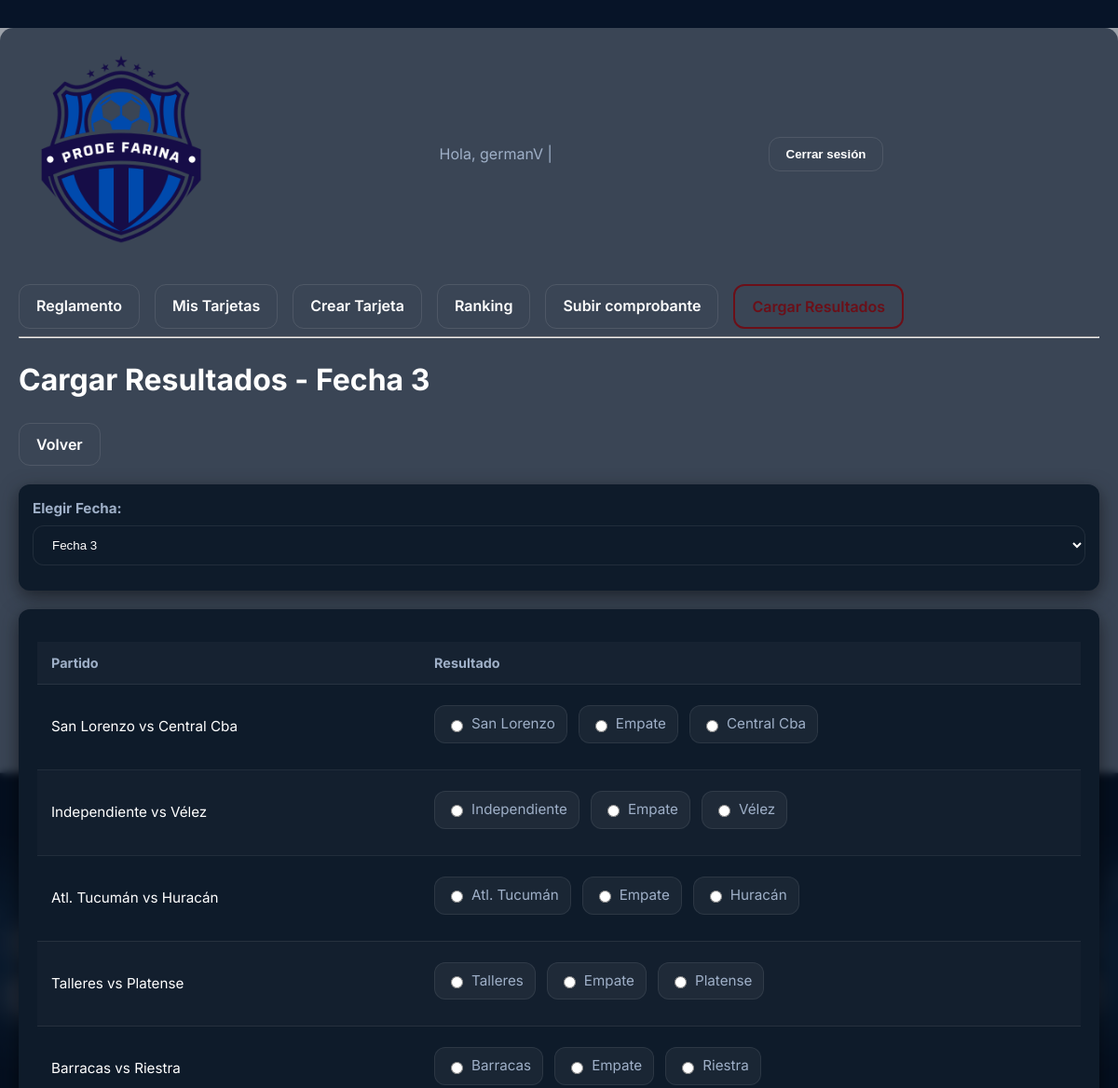
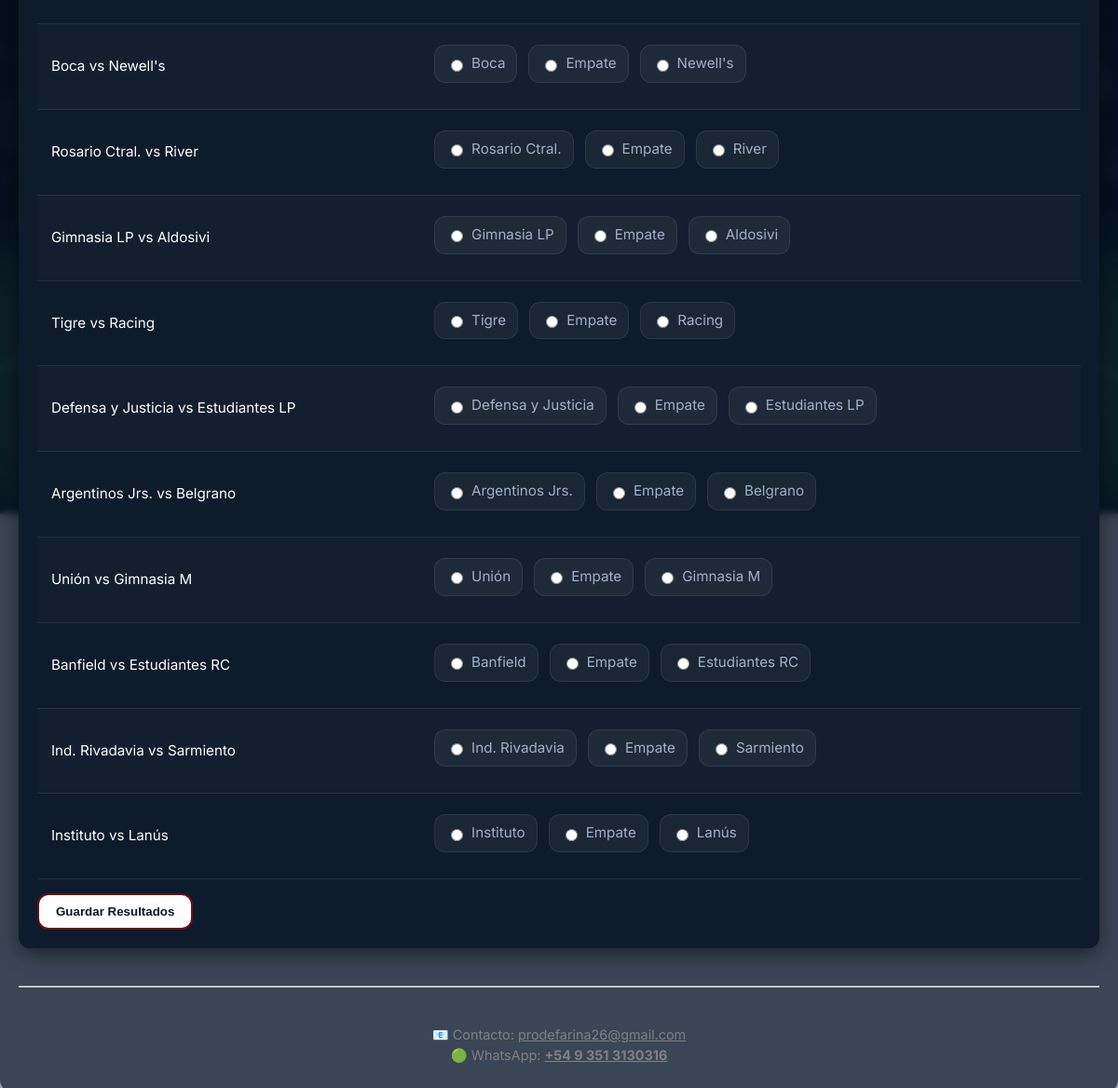
Screenshot of /fecha/5/cargar_resultados/ (signed in) with the database file from the repository (2 pictures, top to bottom).
### prode_app/models.py (models this page shows, shortened)
class Usuario(AbstractUser):
    telefono = models.CharField(max_length=20, blank=True, null=True)
    cvu_alias = models.CharField(max_length=50, blank=True, null=True)

class Fecha(models.Model):
    numero = models.PositiveIntegerField()
    descripcion = models.CharField(max_length=100, blank=True, null=True)
    inicio_fecha = models.DateTimeField(
        blank=True,
        null=True,
        help_text="Hora del primer partido."
    )
    cierre_prode = models.DateTimeField(
        blank=True,
        null=True,
        help_text="Límite para crear y pagar tarjetas."
    )
    pozo_enviado = models.BooleanField(default=False)
    pozo_total = models.IntegerField(blank=True, null=True)

class Partido(models.Model):
    OPCIONES = [
        (1, "Local"),
        (2, "Empate"),
        (3, "Visitante"),
    ]
    fecha = models.ForeignKey(Fecha, on_delete=models.CASCADE)
    local = models.ForeignKey(Equipo, on_delete=models.CASCADE, related_name="partidos_local")
    visitante = models.ForeignKey(Equipo, on_delete=models.CASCADE, related_name="partidos_visitante")
    resultado_real = models.IntegerField(choices=OPCIONES, blank=True, null=True)

class Equipo(models.Model):
    nombre = models.CharField(max_length=50)
    escudo = models.ImageField(upload_to="escudos/", blank=True, null=True)

### prode_app/views.py (the view, shortened to what this page needs)
# urls.py: path("fecha/<int:fecha_id>/cargar_resultados/", login_required(views.cargar_resultados), name="cargar_resultados"),
@login_required
def cargar_resultados(request, fecha_id=None):
    if not request.user.is_superuser:
        raise PermissionDenied("No tenés permiso para esto.")
    todas_fechas = Fecha.objects.order_by("numero")
    fecha_id_get = request.GET.get('fecha_id')
    if fecha_id_get:
        fecha = get_object_or_404(Fecha, id=fecha_id_get)
    elif fecha_id:
        fecha = get_object_or_404(Fecha, id=fecha_id)
    else:
        fecha = todas_fechas.first()
    if not fecha:
        return render(request, "prode_app/cargar_resultados.html", {
            "mensaje": "No hay fechas cargadas."
        })
    partidos = Partido.objects.filter(fecha=fecha)
    return render(request, "prode_app/cargar_resultados.html", {
        "fecha": fecha,
        "partidos": partidos,
        "todas_fechas": todas_fechas
    })

### prode_app/context_processors.py (called while the page is built)
def fecha_activa(request):
    fecha = Fecha.objects.order_by('-id').first()
    return {
        'fecha': fecha
    }

### prode_app/templates/prode_app/cargar_resultados.html (shortened to what this page needs)
{% extends "prode_app/base.html" %}
{% block content %}
<h1>Cargar Resultados - Fecha {{ fecha.numero }}</h1>
<div style="margin-bottom:20px;">
    <a href="{% url 'mis_tarjetas' %}" class="button secondary">Volver</a>
</div>
<div class="card" style="padding:15px; margin-bottom:20px;">
    <form method="GET" id="fechaForm">
        <label for="fecha_id"><strong>Elegir Fecha:</strong></label>
        <select name="fecha_id" onchange="document.getElementById('fechaForm').submit();">
            {% for f in todas_fechas %}
                <option value="{{ f.id }}" {% if f.id == fecha.id %}selected{% endif %}>
                    Fecha {{ f.numero }}
                </option>
            {% endfor %}
        </select>
    </form>
</div>
{% if partidos %}
<div class="card">
<form method="post">
    <table class="table">
        <thead>
            <tr>
                <th>Partido</th>
                <th>Resultado</th>
            </tr>
        </thead>
        <tbody>
        {% for partido in partidos %}
            <tr>
                <td>{{ partido.local.nombre }} vs {{ partido.visitante.nombre }}</td>
                <td>
                    <div class="radio-group">
                        <label>
                            <input type="radio"
                                   name="partido_{{ partido.id }}"
                                   value="1"
                                   {% if partido.resultado_real == 1 %}checked{% endif %}>
                            {{ partido.local.nombre }}
                        </label>
                        <label>
                            <input type="radio"
                                   name="partido_{{ partido.id }}"
                                   value="2"
                                   {% if partido.resultado_real == 2 %}checked{% endif %}>
                            Empate
                        </label>
                        <label>
                            <input type="radio"
                                   name="partido_{{ partido.id }}"
                                   value="3"
                                   {% if partido.resultado_real == 3 %}checked{% endif %}>
                            {{ partido.visitante.nombre }}
                        </label>
                    </div>
                </td>
            </tr>
        {% endfor %}
        </tbody>
    </table>
    <div style="margin-top:15px;">
        <button type="submit" class="button">Guardar Resultados</button>
    </div>
</form>
</div>
{% else %}
<p>No hay partidos para esta fecha.</p>
{% endif %}
{% endblock %}

### prode_app/templates/prode_app/base.html (shortened to what this page needs)
<!DOCTYPE html>
<html lang="es">
<head>
    {% load static %}
    <link rel="stylesheet" href="{% static 'style.css' %}">
</head>
<body class="bg-estadio">
<div class="container">
{% if user.is_authenticated %}
<header style="text-align:center;">
    <img src="{% static 'img/logo_prode.png' %}"
         alt="Prode Farina"
         class="logo-header">
    <p>
        Hola, {{ user.username }} |
        <form method="post" action="{% url 'logout' %}" style="display:inline;">
            <button type="submit" class="button secondary">Cerrar sesión</button>
        </form>
    </p>
</header>
<nav>
    <a href="{% url 'reglamento' %}" class="button {% if request.resolver_match.url_name == 'reglamento' %}active{% else %}secondary{% endif %}">Reglamento</a>
    <a href="{% url 'mis_tarjetas' %}" class="button {% if request.resolver_match.url_name == 'mis_tarjetas' %}active{% else %}secondary{% endif %}">Mis Tarjetas</a>
    <a href="{% url 'crear_tarjeta' %}" class="button {% if request.resolver_match.url_name == 'crear_tarjeta' %}active{% else %}secondary{% endif %}">Crear Tarjeta</a>
    {% if fecha %}
        <a href="{% url 'ranking_fecha' fecha.id %}" class="button {% if request.resolver_match.url_name == 'ranking_fecha' %}active{% else %}secondary{% endif %}">
            Ranking
        </a>
    {% endif %}
    <a href="{% url 'subir_comprobante' %}" class="button {% if request.resolver_match.url_name == 'subir_comprobante' %}active{% else %}secondary{% endif %}">
        Subir comprobante
    </a>
    {% if user.is_superuser and fecha %}
        <a href="{% url 'cargar_resultados' fecha.id %}"
           class="button {% if request.resolver_match.url_name == 'cargar_resultados' %}active boton-rojo{% else %}boton-rojo{% endif %}">
            Cargar Resultados
        </a>
    {% endif %}
</nav>
<hr>
{% else %}
<p style="text-align:center;">
    <a href="{% url 'login' %}" class="button secondary">Iniciar sesión</a>
    <a href="{% url 'registro' %}" class="button">Registrarse</a>
</p>
{% endif %}
{% block content %}
{% endblock %}
<hr style="margin-top:40px;">
<footer style="text-align:center; font-size:0.9em; color:gray; margin-bottom:10px;">
    📧 Contacto:
    <a href="mailto:prodefarina26@gmail.com" style="color:gray;">
        prodefarina26@gmail.com
    </a>
    <br>
    🟢 WhatsApp:
    <a href="https://wa.me/5493513130316" target="_blank"
       style="color:gray; font-weight:bold;">
        +54 9 351 3130316
    </a>
</footer>
</div>
</body>
</html>

### static/style.css (style rules this page uses)
:root { --bg: #071428; --card-bg: #0e1b2a; --accent: #6b0f18; --white: #ffffff; --muted: #9fb0c8; --radius: 12px; --gap: 16px; --transition: 0.25s ease-in-out; }
* { box-sizing: border-box; }
html, body { margin: 0; padding: 0; font-family: 'Inter', system-ui, sans-serif; color: var(--white); line-height: 1.5; background: var(--bg); min-height: 100vh; }
.button, .boton-rojo, .nav a.primary { display: inline-block; padding: 10px 18px; border-radius: var(--radius); font-weight: 600; cursor: pointer; border: 2px solid var(--accent); background: var(--white); color: var(--bg); text-decoration: none; transition: all var(--transition); }
.button.secondary { background: transparent; border: 1px solid rgba(255,255,255,0.1); color: var(--white); transition: all var(--transition); }
.boton-rojo { background: var(--accent); color: var(--white); border-color: var(--accent); }
nav a.active { border: 2px solid var(--accent); background: transparent; color: var(--accent); }
body.bg-estadio { background-image: linear-gradient( rgba(7, 20, 40, 0.4), rgba(7, 20, 40, 0.5) ), url("img/2.png"); background-size: cover; background-position: center; background-repeat: no-repeat; background-attachment: fixed; }
.container { max-width: 1200px; margin: 30px auto; padding: 20px; background: rgba(7, 20, 40, 0.65); backdrop-filter: blur(4px); border-radius: 14px; }
header { display: flex; justify-content: space-between; align-items: center; flex-wrap: wrap; margin-bottom: 25px; }
header p { font-size: 1rem; color: var(--muted); margin: 0; }
nav { display: flex; flex-wrap: wrap; gap: var(--gap); margin-top: 10px; }
nav a { text-decoration: none; padding: 10px 18px; border-radius: var(--radius); font-weight: 600; color: var(--white); border: 1px solid transparent; transition: all var(--transition); }
.card, .card-item { background: var(--card-bg); padding: 20px; border-radius: var(--radius); box-shadow: 0 6px 20px rgba(0,0,0,0.5); transition: transform var(--transition), box-shadow var(--transition); }
.table { width: 100%; border-collapse: collapse; margin-top: 15px; }
.table th, .table td { padding: 12px 15px; text-align: left; border-bottom: 1px solid rgba(255,255,255,0.08); }
.table th { font-size: 0.9rem; color: var(--muted); background: rgba(255,255,255,0.03); }
.table td { font-size: 0.95rem; }
.table tr:nth-child(even) { background: rgba(255,255,255,0.02); }
form label { display: block; font-size: 0.95rem; margin-bottom: 6px; color: var(--muted); }
input[type="text"], input[type="password"], input[type="email"], select, input[type="file"], textarea { width: 100%; padding: 12px 16px; border-radius: var(--radius); border: 1px solid rgba(255,255,255,0.08); background: rgba(255,255,255,0.1); color: var(--white); margin-bottom: 12px; transition: border-color var(--transition), box-shadow var(--transition), background var(--transition); }
select, option { color: var(--white); background: var(--card-bg); }
.radio-group { display: flex; gap: 12px; margin: 10px 0; }
.radio-group label { display: flex; align-items: center; gap: 6px; padding: 8px 12px; border-radius: var(--radius); background: rgba(255,255,255,0.05); border: 1px solid rgba(255,255,255,0.08); cursor: pointer; transition: all var(--transition); }
.radio-group input[type="radio"] { accent-color: var(--accent); }
footer { margin-top: 40px; text-align: center; color: var(--muted); font-size: 0.9rem; }

### rows the page displays
Usuario: username "germanV"
Fecha: numero "3"
Partido: local.nombre "San Lorenzo", visitante.nombre "Central Cba", resultado_real "☐ San Lorenzo", resultado_real "☐ Empate", resultado_real "☐ Central Cba"
Partido: local.nombre "Independiente", visitante.nombre "Vélez", resultado_real "☐ Independiente", resultado_real "☐ Empate", resultado_real "☐ Vélez"
Partido: local.nombre "Atl. Tucumán", visitante.nombre "Huracán", resultado_real "☐ Atl. Tucumán", resultado_real "☐ Empate", resultado_real "☐ Huracán"
Partido: local.nombre "Talleres", visitante.nombre "Platense", resultado_real "☐ Talleres", resultado_real "☐ Empate", resultado_real "☐ Platense"
Partido: local.nombre "Barracas", visitante.nombre "Riestra", resultado_real "☐ Barracas", resultado_real "☐ Empate", resultado_real "☐ Riestra"
Partido: local.nombre "Boca", visitante.nombre "Newell's", resultado_real "☐ Boca", resultado_real "☐ Empate", resultado_real "☐ Newell's"
Partido: local.nombre "Rosario Ctral.", visitante.nombre "River", resultado_real "☐ Rosario Ctral.", resultado_real "☐ Empate", resultado_real "☐ River"
Partido: local.nombre "Gimnasia LP", visitante.nombre "Aldosivi", resultado_real "☐ Gimnasia LP", resultado_real "☐ Empate", resultado_real "☐ Aldosivi"
Partido: local.nombre "Tigre", visitante.nombre "Racing", resultado_real "☐ Tigre", resultado_real "☐ Empate", resultado_real "☐ Racing"
Partido: local.nombre "Defensa y Justicia", visitante.nombre "Estudiantes LP", resultado_real "☐ Defensa y Justicia", resultado_real "☐ Empate", resultado_real "☐ Estudiantes LP"
Partido: local.nombre "Argentinos Jrs.", visitante.nombre "Belgrano", resultado_real "☐ Argentinos Jrs.", resultado_real "☐ Empate", resultado_real "☐ Belgrano"
Partido: local.nombre "Unión", visitante.nombre "Gimnasia M", resultado_real "☐ Unión", resultado_real "☐ Empate", resultado_real "☐ Gimnasia M"
Partido: local.nombre "Banfield", visitante.nombre "Estudiantes RC", resultado_real "☐ Banfield", resultado_real "☐ Empate", resultado_real "☐ Estudiantes RC"
Partido: local.nombre "Ind. Rivadavia", visitante.nombre "Sarmiento", resultado_real "☐ Ind. Rivadavia", resultado_real "☐ Empate", resultado_real "☐ Sarmiento"
Partido: local.nombre "Instituto", visitante.nombre "Lanús", resultado_real "☐ Instituto", resultado_real "☐ Empate", resultado_real "☐ Lanús"
